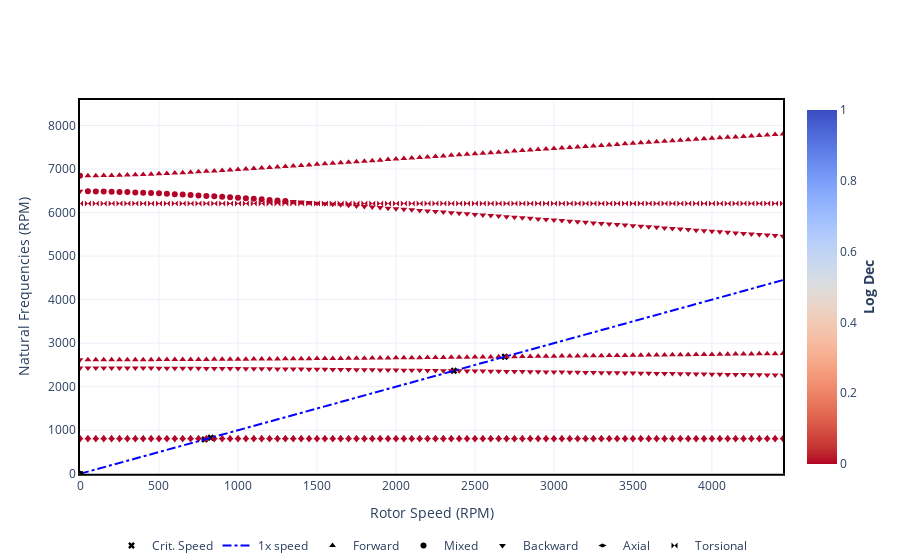

The notebook cell this image was saved under:
### Code cell
campbell.plot(frequency_units="RPM")
